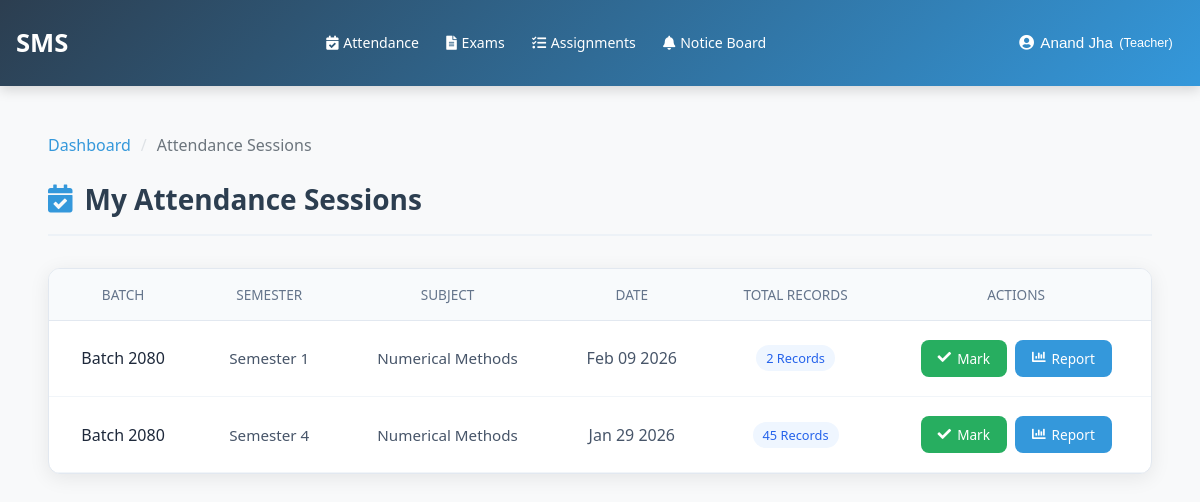
Screenshot of /attendance/my-attendance/ (signed in) with the database file from the repository.
### accounts/models.py (models this page shows, shortened)
class User(AbstractUser):
    ROLE_CHOICES = (
        ('admin', 'Admin'),
        ('teacher', 'Teacher'),
        ('student', 'Student'),
        ('guardian', 'Guardian'),
    )
    username = None
    email = models.EmailField(
        unique=True,
        validators=[email_validator],
        verbose_name="Email ID",
        help_text="Enter a valid email address"
    )
    role = models.CharField(
        max_length=20,
        choices=ROLE_CHOICES,
        default='student',
        verbose_name="User Role"
    )
    is_verified = models.BooleanField(default=False, verbose_name="Email Verified")
    created_by = models.ForeignKey(
        'self',
        on_delete=models.SET_NULL,
        null=True,
        blank=True,
        related_name='created_users',
        verbose_name="Created By"
    )
    date_created = models.DateTimeField(auto_now_add=True, verbose_name="Account Created")
    first_name = models.CharField(
        max_length=30,
        validators=[name_validator, validate_no_numbers],
        verbose_name="First Name",
        help_text="Enter first name without numbers"
    )
    last_name = models.CharField(
        max_length=30,
        validators=[name_validator, validate_no_numbers],
        verbose_name="Last Name",
        help_text="Enter last name without numbers"
    )
    phone_number = models.CharField(
        validators=[phone_validator, validate_no_letters_in_phone],
        max_length=17,
        blank=True,
        verbose_name="Phone Number",
        help_text="Enter phone number (9-15 digits, optional +)"
    )
    USERNAME_FIELD = 'email'
    REQUIRED_FIELDS = ['first_name', 'last_name']
    objects = CustomUserManager()
    class Meta:
        verbose_name = "User"
        verbose_name_plural = "Users"
        ordering = ['-date_created']

class Batch(models.Model):
    name = models.CharField(
        max_length=100,
        unique=True,
        verbose_name="Batch Name",
        help_text="e.g., Batch 2080, Class of 2024"
    )
    description = models.TextField(
        blank=True,
        verbose_name="Description",
        help_text="Optional description about the batch"
    )
    year = models.IntegerField(
        verbose_name="Batch Year",
        help_text="Year when batch started (e.g., 2080)",
        validators=[MinValueValidator(2000), MaxValueValidator(2100)]
    )
    start_date = models.DateField(
        null=True,
        blank=True,
        verbose_name="Start Date"
    )
    end_date = models.DateField(
        null=True,
        blank=True,
        verbose_name="Expected End Date"
    )
    is_active = models.BooleanField(
        default=True,
        verbose_name="Active Batch"
    )
    created_by = models.ForeignKey(
        User,
        on_delete=models.SET_NULL,
        null=True,
        related_name='created_batches',
        verbose_name="Created By"
    )
    date_created = models.DateTimeField(auto_now_add=True)
    date_updated = models.DateTimeField(auto_now=True)
    class Meta:
        verbose_name = "Batch"
        verbose_name_plural = "Batches"
        ordering = ['-year', '-date_created']

### attendance/models.py (models this page shows, shortened)
class AttendanceSession(models.Model):
    STATUS_CHOICES = (
        ('scheduled', 'Scheduled'),
        ('ongoing', 'Ongoing'),
        ('completed', 'Completed'),
        ('cancelled', 'Cancelled'),
    )
    session_id = models.CharField(
        max_length=50,
        unique=True,
        verbose_name="Session ID",
        help_text="Auto-generated session ID"
    )
    batch = models.ForeignKey(
        'accounts.Batch',
        on_delete=models.CASCADE,
        related_name='attendance_sessions',
        verbose_name="Batch"
    )
    course = models.ForeignKey(
        'courses.Course',
        on_delete=models.CASCADE,
        related_name='attendance_sessions',
        verbose_name="Course",
        null=True,
        blank=True
    )
    subject = models.ForeignKey(
        'courses.Subject',
        on_delete=models.CASCADE,
        related_name='attendance_sessions',
        verbose_name="Subject",
        null=True,
        blank=True
    )
    teacher = models.ForeignKey(
        'accounts.User',
        on_delete=models.CASCADE,
        limit_choices_to={'role': 'teacher'},
        related_name='attendance_sessions',
        verbose_name="Teacher"
    )
    date = models.DateField(
        verbose_name="Date",
        default=timezone.now
    )
    start_time = models.TimeField(
        verbose_name="Start Time",
        default=timezone.now
    )
    end_time = models.TimeField(
        verbose_name="End Time",
        null=True,
        blank=True
    )
    semester = models.IntegerField(
        verbose_name="Semester",
        validators=[MinValueValidator(1), MaxValueValidator(8)],
        null=True,
        blank=True
    )
    year = models.IntegerField(
        verbose_name="Year",
        validators=[MinValueValidator(1), MaxValueValidator(4)],
        null=True,
        blank=True
    )
    total_students = models.IntegerField(
        verbose_name="Total Students",
        default=0,
        editable=False
    )
    present_count = models.IntegerField(
        verbose_name="Present Count",
        default=0,
        editable=False
    )
    absent_count = models.IntegerField(
        verbose_name="Absent Count",
        default=0,
        editable=False
    )
    status = models.CharField(
        max_length=20,
        choices=STATUS_CHOICES,
        default='scheduled',
        verbose_name="Status"
    )
    remarks = models.TextField(
        verbose_name="Remarks",
        blank=True,
        null=True
    )
    created_by = models.ForeignKey(
        'accounts.User',
        on_delete=models.SET_NULL,
        null=True,
        related_name='created_attendance_sessions',
        verbose_name="Created By"
    )
    created_at = models.DateTimeField(auto_now_add=True)
    updated_at = models.DateTimeField(auto_now=True)
    class Meta:
        verbose_name = "Attendance Session"
        verbose_name_plural = "Attendance Sessions"
        ordering = ['-date', '-start_time']

### courses/models.py (models this page shows, shortened)
class Subject(models.Model):
    course = models.ForeignKey(
        Course,
        on_delete=models.CASCADE,
        related_name='subjects',
        verbose_name="Course"
    )
    code = models.CharField(
        max_length=20,
        verbose_name="Subject Code",
        help_text="e.g., CS101-T, CS101-P"
    )
    name = models.CharField(
        max_length=200,
        verbose_name="Subject Name"
    )
    semester = models.IntegerField(
        null=True,
        blank=True,
        validators=[MinValueValidator(1), MaxValueValidator(8)],
        verbose_name="Semester",
        help_text="Choose 1-8 for semester-based courses"
    )
    year = models.IntegerField(
        null=True,
        blank=True,
        validators=[MinValueValidator(1), MaxValueValidator(4)],
        verbose_name="Year",
        help_text="Choose 1-4 for yearly-based courses"
    )
    teacher = models.ForeignKey(
        'accounts.User',
        on_delete=models.SET_NULL,
        null=True,
        blank=True,
        limit_choices_to={'role': 'teacher', 'is_active': True},
        related_name='subjects_taught',
        verbose_name="Subject Teacher"
    )
    created_at = models.DateTimeField(auto_now_add=True)
    updated_at = models.DateTimeField(auto_now=True)
    class Meta:
        ordering = ['course', 'semester', 'year', 'code']
        verbose_name = "Subject"
        verbose_name_plural = "Subjects"
        unique_together = ['course', 'code']

### attendance/views.py (the view)
# urls.py: path('my-attendance/', views.teacher_attendance_list, name='teacher_attendance'),
@login_required
def teacher_attendance_list(request):
    sessions = AttendanceSession.objects.filter(teacher=request.user).select_related(
        'batch', 'course', 'subject'
    ).order_by('-date', '-created_at')
    context = {
        'sessions': sessions,
        'total_sessions': sessions.count(),
        'today_sessions': sessions.filter(date=timezone.now().date()).count(),
    }
    return render(request, 'attendance/teacher/attendance_list.html', context)

### templates/attendance/teacher/attendance_list.html (shortened to what this page needs)
{% extends 'base.html' %}
{% load static %}
{% block content %}
<div class="attendance-list-container">
    <nav aria-label="breadcrumb">
        <ol class="breadcrumb">
            <li class="breadcrumb-item"><a href="{% url 'teacher_dashboard' %}">Dashboard</a></li>
            <li class="breadcrumb-item active">Attendance Sessions</li>
        </ol>
    </nav>
    <div class="attendance-list-header">
        <h2><i class="fas fa-calendar-check" style="color: #3498db;"></i> My Attendance Sessions</h2>
    </div>
    <div class="sessions-card">
        <table class="sessions-list-table">
            <thead>
                <tr>
                    <th>Batch</th>
                    <th>Semester</th>
                    <th>Subject</th>
                    <th>Date</th>
                    <th>Total Records</th>
                    <th>Actions</th>
                </tr>
            </thead>
            <tbody>
                {% if sessions %}
                    {% for session in sessions %}
                    <tr>
                        <td class="batch-cell center-text">
                            <div class="batch-name">{{ session.batch.name }}</div>
                        </td>
                        <td class="semester-cell center-text">
                            <div class="semester-name">
                                {% if session.course.course_type == 'semester' %}
                                    {% if session.subject.semester %}
                                        Semester {{ session.subject.semester }}
                                    {% else %}
                                        -
                                    {% endif %}
                                {% elif session.course.course_type == 'yearly' %}
                                    {% if session.subject.year %}
                                        Year {{ session.subject.year }}
                                    {% else %}
                                        -
                                    {% endif %}
                                {% else %}
                                    -
                                {% endif %}
                            </div>
                        </td>
                        <td class="subject-cell center-text">
                            <div class="subject-name">{{ session.subject.name }}</div>
                        </td>
                        <td class="date-cell center-text">
                            <span>{{ session.date|date:"M d Y" }}</span>
                        </td>
                        <td class="center-text">
                            <span class="record-count">
                                {{ session.attendance_records.count|default:0 }} Records
                            </span>
                        </td>
                        <td class="center-text">
                            <div class="action-group">
                                <a href="{% url 'attendance:take_attendance' session.pk %}" class="btn-action btn-mark">
                                    <i class="fas fa-check"></i> Mark
                                </a>
                                <a href="{% url 'attendance:datewise_attendance_report' session.id %}" class="btn-action btn-report">
                                    <i class="fas fa-chart-bar"></i> Report
                                </a>
                            </div>
                        </td>
                    </tr>
                    {% endfor %}
                {% endif %}
            </tbody>
        </table>
    </div>
</div>
{% endblock %}

### templates/base.html (shortened to what this page needs)
{% load static %}
<!DOCTYPE html>
<html lang="en">
<head>
    <link rel="stylesheet" href="https://cdnjs.cloudflare.com/ajax/libs/font-awesome/5.15.4/css/all.min.css">
    <link rel="stylesheet" href="{% static 'css/base.css' %}">
</head>
<body>
    <nav class="navbar">
        <a href="{% url 'dashboard_redirect' %}" class="navbar-brand">SMS</a>
        {% if user.is_authenticated %}
            <ul class="nav-menu">
                {% if user.role == 'admin' or user.is_superuser %}
                    <li><a href="{% url 'courses:course_list' %}" {% if 'courses' in request.path %}class="active"{% endif %}><i class="fas fa-book"></i> Course</a></li>
                    <li><a href="{% url 'batch_list' %}" {% if 'batches' in request.path %}class="active"{% endif %}><i class="fas fa-layer-group"></i> Batch</a></li>
                    <li><a href="{% url 'teacher_list' %}" {% if 'teachers' in request.path %}class="active"{% endif %}><i class="fas fa-chalkboard-teacher"></i> Teacher</a></li>
                    <li><a href="{% url 'student_list' %}" {% if 'students' in request.path %}class="active"{% endif %}><i class="fas fa-user-graduate"></i> Student</a></li>
                    <li><a href="{% url 'attendance:attendance_session_list' %}" {% if 'attendance' in request.path %}class="active"{% endif %}><i class="fas fa-calendar-check"></i> Attendance</a></li>
                    <li><a href="#"><i class="fas fa-file-alt"></i> Exam</a></li>
                    <li><a href="#"><i class="fas fa-tasks"></i> Assignment</a></li>
                    <li class="dropdown">
                        <a href="{% url 'noticeboard:notice_list' %}" {% if 'noticeboard' in request.path %}class="active"{% endif %}><i class="fas fa-bell"></i> Notice Board</a>
                        <ul class="dropdown-submenu">
                            <li><a href="{% url 'noticeboard:notice_list' %}"><i class="fas fa-list"></i> View Notices</a></li>
                            <li><a href="{% url 'noticeboard:create_notice' %}"><i class="fas fa-plus"></i> Create Notice</a></li>
                        </ul>
                    </li>
                {% elif user.role == 'teacher' %}
                    <li><a href="{% url 'attendance:teacher_attendance' %}"><i class="fas fa-calendar-check"></i> Attendance</a></li>
                    <li><a href="{% url 'attendance:teacher_exams' %}"><i class="fas fa-file-alt"></i> Exams</a></li>
                    <li><a href="{% url 'attendance:teacher_assignments' %}"><i class="fas fa-tasks"></i> Assignments</a></li>
                    <li class="dropdown">
                        <a href="{% url 'noticeboard:notice_list' %}" {% if 'noticeboard' in request.path %}class="active"{% endif %}><i class="fas fa-bell"></i> Notice Board</a>
                    </li>
                {% endif %}
            </ul>
        {% endif %}
        {% if user.is_authenticated %}
            <div class="profile-dropdown">
                <button class="profile-btn">
                    <i class="fas fa-user-circle"></i>
                    {{ user.get_full_name|default:user.email }}
                    <small>({{ user.get_role_display|default:user.role }})</small>
                </button>
            </div>
        {% endif %}
    </nav>
    <main>
        {% block content %}
        {% endblock %}
    </main>
</body>
</html>

### rows the page displays
User: get_full_name "Anand Jha", role "Teacher"
AttendanceSession: batch.name "Batch 2080", subject.semester "1", subject.name "Numerical Methods", date "Feb 09 2026", attendance_records.count "2"
AttendanceSession: batch.name "Batch 2080", subject.semester "4", subject.name "Numerical Methods", date "Jan 29 2026", attendance_records.count "45"
